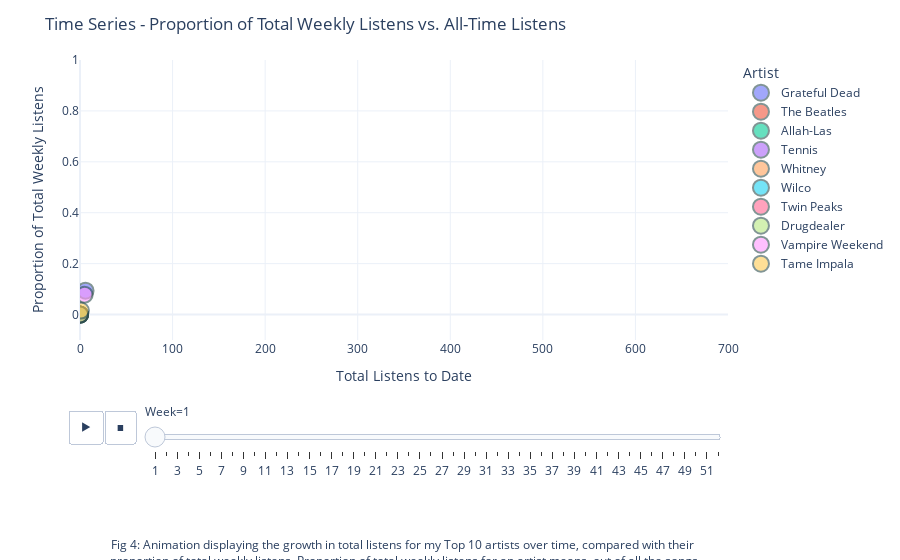

The code cell stored with this chart in its notebook:
### Code cell
caption = "Fig 4: Animation displaying the growth in total listens for my Top 10 artists over time, compared with their <br> proportion of total weekly listens. Proportion of total weekly listens for an artist means, out of all the songs <br> I listened to in a given week, what proportion of the songs were by that artist."
fig = px.scatter(listening_history, x = "Total Listens", y = "Proportion", 
                 animation_frame = "Week", animation_group = "Artist", template = 'plotly_white', color = "Artist",
                range_x = [0, 700], range_y = [-0.1,1])
fig.update_layout(title_text='Time Series - Proportion of Total Weekly Listens vs. All-Time Listens',
                    xaxis=dict(title_text="Total Listens to Date"),
                    yaxis=dict(title_text="Proportion of Total Weekly Listens"),
                     margin_b=220, annotations = [get_caption(caption)])
fig.update_traces(marker=dict(size=16,
                              opacity = 0.6,
                              line=dict(width=2,
                                        color='DarkSlateGrey')))
fig.show()
py.plot(fig, filename = 'prop_sum_animate', auto_open=False)

### Figure 1 — Plotly figure (JSON) as saved in the notebook; plotly's stock layout.template omitted (floating-point values rounded to 4 significant figures)
{"data": [{"hoverlabel": {"namelength": 0}, "hovertemplate": "Artist=Grateful Dead<br>Week=1<br>Total Listens=%{x}<br>Proportion=%{y}", "ids": ["Grateful Dead"], "legendgroup": "Grateful Dead", "marker": {"color": "#636efa", "line": {"color": "DarkSlateGrey", "width": 2}, "opacity": 0.6, "size": 16, "symbol": "circle"}, "mode": "markers", "name": "Grateful Dead", "showlegend": true, "type": "scatter", "x": [6], "xaxis": "x", "y": [0.09375], "yaxis": "y"}, {"hoverlabel": {"namelength": 0}, "hovertemplate": "Artist=The Beatles<br>Week=1<br>Total Listens=%{x}<br>Proportion=%{y}", "ids": ["The Beatles"], "legendgroup": "The Beatles", "marker": {"color": "#EF553B", "line": {"color": "DarkSlateGrey", "width": 2}, "opacity": 0.6, "size": 16, "symbol": "circle"}, "mode": "markers", "name": "The Beatles", "showlegend": true, "type": "scatter", "x": [0], "xaxis": "x", "y": [0], "yaxis": "y"}, {"hoverlabel": {"namelength": 0}, "hovertemplate": "Artist=Allah-Las<br>Week=1<br>Total Listens=%{x}<br>Proportion=%{y}", "ids": ["Allah-Las"], "legendgroup": "Allah-Las", "marker": {"color": "#00cc96", "line": {"color": "DarkSlateGrey", "width": 2}, "opacity": 0.6, "size": 16, "symbol": "circle"}, "mode": "markers", "name": "Allah-Las", "showlegend": true, "type": "scatter", "x": [0], "xaxis": "x", "y": [0], "yaxis": "y"}, {"hoverlabel": {"namelength": 0}, "hovertemplate": "Artist=Tennis<br>Week=1<br>Total Listens=%{x}<br>Proportion=%{y}", "ids": ["Tennis"], "legendgroup": "Tennis", "marker": {"color": "#ab63fa", "line": {"color": "DarkSlateGrey", "width": 2}, "opacity": 0.6, "size": 16, "symbol": "circle"}, "mode": "markers", "name": "Tennis", "showlegend": true, "type": "scatter", "x": [0], "xaxis": "x", "y": [0], "yaxis": "y"}, {"hoverlabel": {"namelength": 0}, "hovertemplate": "Artist=Whitney<br>Week=1<br>Total Listens=%{x}<br>Proportion=%{y}", "ids": ["Whitney"], "legendgroup": "Whitney", "marker": {"color": "#FFA15A", "line": {"color": "DarkSlateGrey", "width": 2}, "opacity": 0.6, "size": 16, "symbol": "circle"}, "mode": "markers", "name": "Whitney", "showlegend": true, "type": "scatter", "x": [0], "xaxis": "x", "y": [0], "yaxis": "y"}, {"hoverlabel": {"namelength": 0}, "hovertemplate": "Artist=Wilco<br>Week=1<br>Total Listens=%{x}<br>Proportion=%{y}", "ids": ["Wilco"], "legendgroup": "Wilco", "marker": {"color": "#19d3f3", "line": {"color": "DarkSlateGrey", "width": 2}, "opacity": 0.6, "size": 16, "symbol": "circle"}, "mode": "markers", "name": "Wilco", "showlegend": true, "type": "scatter", "x": [0], "xaxis": "x", "y": [0], "yaxis": "y"}, {"hoverlabel": {"namelength": 0}, "hovertemplate": "Artist=Twin Peaks<br>Week=1<br>Total Listens=%{x}<br>Proportion=%{y}", "ids": ["Twin Peaks"], "legendgroup": "Twin Peaks", "marker": {"color": "#FF6692", "line": {"color": "DarkSlateGrey", "width": 2}, "opacity": 0.6, "size": 16, "symbol": "circle"}, "mode": "markers", "name": "Twin Peaks", "showlegend": true, "type": "scatter", "x": [0], "xaxis": "x", "y": [0], "yaxis": "y"}, {"hoverlabel": {"namelength": 0}, "hovertemplate": "Artist=Drugdealer<br>Week=1<br>Total Listens=%{x}<br>Proportion=%{y}", "ids": ["Drugdealer"], "legendgroup": "Drugdealer", "marker": {"color": "#B6E880", "line": {"color": "DarkSlateGrey", "width": 2}, "opacity": 0.6, "size": 16, "symbol": "circle"}, "mode": "markers", "name": "Drugdealer", "showlegend": true, "type": "scatter", "x": [0], "xaxis": "x", "y": [0], "yaxis": "y"}, {"hoverlabel": {"namelength": 0}, "hovertemplate": "Artist=Vampire Weekend<br>Week=1<br>Total Listens=%{x}<br>Proportion=%{y}", "ids": ["Vampire Weekend"], "legendgroup": "Vampire Weekend", "marker": {"color": "#FF97FF", "line": {"color": "DarkSlateGrey", "width": 2}, "opacity": 0.6, "size": 16, "symbol": "circle"}, "mode": "markers", "name": "Vampire Weekend", "showlegend": true, "type": "scatter", "x": [5], "xaxis": "x", "y": [0.07812], "yaxis": "y"}, {"hoverlabel": {"namelength": 0}, "hovertemplate": "Artist=Tame Impala<br>Week=1<br>Total Listens=%{x}<br>Proportion=%{y}", "ids": ["Tame Impala"], "legendgroup": "Tame Impala", "marker": {"color": "#FECB52", "line": {"color": "DarkSlateGrey", "width": 2}, "opacity": 0.6, "size": 16, "symbol": "circle"}, "mode": "markers", "name": "Tame Impala", "showlegend": true, "type": "scatter", "x": [1], "xaxis": "x", "y": [0.01562], "yaxis": "y"}], "layout": {"annotations": [{"showarrow": false, "text": "Fig 4: Animation displaying the growth in total listens for my Top 10 artists over time, compared with their <br> proportion of total weekly listens. Proportion of total weekly listens for an artist means, out of all the songs <br> I listened to in a given week, what proportion of the songs were by that artist.", "x": 0.5, "xref": "paper", "y": -0.88, "yref": "paper"}], "legend": {"title": {"text": "Artist"}, "tracegroupgap": 0}, "margin": {"b": 220, "t": 60}, "sliders": [{"active": 0, "currentvalue": {"prefix": "Week="}, "len": 0.9, "pad": {"b": 10, "t": 60}, "steps": [{"args": [["1"], {"frame": {"duration": 0, "redraw": false}, "fromcurrent": true, "mode": "immediate", "transition": {"duration": 0, "easing": "linear"}}], "label": "1", "method": "animate"}, {"args": [["2"], {"frame": {"duration": 0, "redraw": false}, "fromcurrent": true, "mode": "immediate", "transition": {"duration": 0, "easing": "linear"}}], "label": "2", "method": "animate"}, {"args": [["3"], {"frame": {"duration": 0, "redraw": false}, "fromcurrent": true, "mode": "immediate", "transition": {"duration": 0, "easing": "linear"}}], "label": "3", "method": "animate"}, {"args": [["4"], {"frame": {"duration": 0, "redraw": false}, "fromcurrent": true, "mode": "immediate", "transition": {"duration": 0, "easing": "linear"}}], "label": "4", "method": "animate"}, {"args": [["5"], {"frame": {"duration": 0, "redraw": false}, "fromcurrent": true, "mode": "immediate", "transition": {"duration": 0, "easing": "linear"}}], "label": "5", "method": "animate"}, {"args": [["6"], {"frame": {"duration": 0, "redraw": false}, "fromcurrent": true, "mode": "immediate", "transition": {"duration": 0, "easing": "linear"}}], "label": "6", "method": "animate"}, {"args": [["7"], {"frame": {"duration": 0, "redraw": false}, "fromcurrent": true, "mode": "immediate", "transition": {"duration": 0, "easing": "linear"}}], "label": "7", "method": "animate"}, {"args": [["8"], {"frame": {"duration": 0, "redraw": false}, "fromcurrent": true, "mode": "immediate", "transition": {"duration": 0, "easing": "linear"}}], "label": "8", "method": "animate"}, {"args": [["9"], {"frame": {"duration": 0, "redraw": false}, "fromcurrent": true, "mode": "immediate", "transition": {"duration": 0, "easing": "linear"}}], "label": "9", "method": "animate"}, {"args": [["10"], {"frame": {"duration": 0, "redraw": false}, "fromcurrent": true, "mode": "immediate", "transition": {"duration": 0, "easing": "linear"}}], "label": "10", "method": "animate"}, {"args": [["11"], {"frame": {"duration": 0, "redraw": false}, "fromcurrent": true, "mode": "immediate", "transition": {"duration": 0, "easing": "linear"}}], "label": "11", "method": "animate"}, {"args": [["12"], {"frame": {"duration": 0, "redraw": false}, "fromcurrent": true, "mode": "immediate", "transition": {"duration": 0, "easing": "linear"}}], "label": "12", "method": "animate"}, {"args": [["13"], {"frame": {"duration": 0, "redraw": false}, "fromcurrent": true, "mode": "immediate", "transition": {"duration": 0, "easing": "linear"}}], "label": "13", "method": "animate"}, {"args": [["14"], {"frame": {"duration": 0, "redraw": false}, "fromcurrent": true, "mode": "immediate", "transition": {"duration": 0, "easing": "linear"}}], "label": "14", "method": "animate"}, {"args": [["15"], {"frame": {"duration": 0, "redraw": false}, "fromcurrent": true, "mode": "immediate", "transition": {"duration": 0, "easing": "linear"}}], "label": "15", "method": "animate"}, {"args": [["16"], {"frame": {"duration": 0, "redraw": false}, "fromcurrent": true, "mode": "immediate", "transition": {"duration": 0, "easing": "linear"}}], "label": "16", "method": "animate"}, {"args": [["17"], {"frame": {"duration": 0, "redraw": false}, "fromcurrent": true, "mode": "immediate", "transition": {"duration": 0, "easing": "linear"}}], "label": "17", "method": "animate"}, {"args": [["18"], {"frame": {"duration": 0, "redraw": false}, "fromcurrent": true, "mode": "immediate", "transition": {"duration": 0, "easing": "linear"}}], "label": "18", "method": "animate"}, {"args": [["19"], {"frame": {"duration": 0, "redraw": false}, "fromcurrent": true, "mode": "immediate", "transition": {"duration": 0, "easing": "linear"}}], "label": "19", "method": "animate"}, {"args": [["20"], {"frame": {"duration": 0, "redraw": false}, "fromcurrent": true, "mode": "immediate", "transition": {"duration": 0, "easing": "linear"}}], "label": "20", "method": "animate"}, {"args": [["21"], {"frame": {"duration": 0, "redraw": false}, "fromcurrent": true, "mode": "immediate", "transition": {"duration": 0, "easing": "linear"}}], "label": "21", "method": "animate"}, {"args": [["22"], {"frame": {"duration": 0, "redraw": false}, "fromcurrent": true, "mode": "immediate", "transition": {"duration": 0, "easing": "linear"}}], "label": "22", "method": "animate"}, {"args": [["23"], {"frame": {"duration": 0, "redraw": false}, "fromcurrent": true, "mode": "immediate", "transition": {"duration": 0, "easing": "linear"}}], "label": "23", "method": "animate"}, {"args": [["24"], {"frame": {"duration": 0, "redraw": false}, "fromcurrent": true, "mode": "immediate", "transition": {"duration": 0, "easing": "linear"}}], "label": "24", "method": "animate"}, {"args": [["25"], {"frame": {"duration": 0, "redraw": false}, "fromcurrent": true, "mode": "immediate", "transition": {"duration": 0, "easing": "linear"}}], "label": "25", "method": "animate"}, {"args": [["26"], {"frame": {"duration": 0, "redraw": false}, "fromcurrent": true, "mode": "immediate", "transition": {"duration": 0, "easing": "linear"}}], "label": "26", "method": "animate"}, {"args": [["27"], {"frame": {"duration": 0, "redraw": false}, "fromcurrent": true, "mode": "immediate", "transition": {"duration": 0, "easing": "linear"}}], "label": "27", "method": "animate"}, {"args": [["28"], {"frame": {"duration": 0, "redraw": false}, "fromcurrent": true, "mode": "immediate", "transition": {"duration": 0, "easing": "linear"}}], "label": "28", "method": "animate"}, {"args": [["29"], {"frame": {"duration": 0, "redraw": false}, "fromcurrent": true, "mode": "immediate", "transition": {"duration": 0, "easing": "linear"}}], "label": "29", "method": "animate"}, {"args": [["30"], {"frame": {"duration": 0, "redraw": false}, "fromcurrent": true, "mode": "immediate", "transition": {"duration": 0, "easing": "linear"}}], "label": "30", "method": "animate"}, {"args": [["31"], {"frame": {"duration": 0, "redraw": false}, "fromcurrent": true, "mode": "immediate", "transition": {"duration": 0, "easing": "linear"}}], "label": "31", "method": "animate"}, {"args": [["32"], {"frame": {"duration": 0, "redraw": false}, "fromcurrent": true, "mode": "immediate", "transition": {"duration": 0, "easing": "linear"}}], "label": "32", "method": "animate"}, {"args": [["33"], {"frame": {"duration": 0, "redraw": false}, "fromcurrent": true, "mode": "immediate", "transition": {"duration": 0, "easing": "linear"}}], "label": "33", "method": "animate"}, {"args": [["34"], {"frame": {"duration": 0, "redraw": false}, "fromcurrent": true, "mode": "immediate", "transition": {"duration": 0, "easing": "linear"}}], "label": "34", "method": "animate"}, {"args": [["35"], {"frame": {"duration": 0, "redraw": false}, "fromcurrent": true, "mode": "immediate", "transition": {"duration": 0, "easing": "linear"}}], "label": "35", "method": "animate"}, {"args": [["36"], {"frame": {"duration": 0, "redraw": false}, "fromcurrent": true, "mode": "immediate", "transition": {"duration": 0, "easing": "linear"}}], "label": "36", "method": "animate"}, {"args": [["37"], {"frame": {"duration": 0, "redraw": false}, "fromcurrent": true, "mode": "immediate", "transition": {"duration": 0, "easing": "linear"}}], "label": "37", "method": "animate"}, {"args": [["38"], {"frame": {"duration": 0, "redraw": false}, "fromcurrent": true, "mode": "immediate", "transition": {"duration": 0, "easing": "linear"}}], "label": "38", "method": "animate"}, {"args": [["39"], {"frame": {"duration": 0, "redraw": false}, "fromcurrent": true, "mode": "immediate", "transition": {"duration": 0, "easing": "linear"}}], "label": "39", "method": "animate"}, {"args": [["40"], {"frame": {"duration": 0, "redraw": false}, "fromcurrent": true, "mode": "immediate", "transition": {"duration": 0, "easing": "linear"}}], "label": "40", "method": "animate"}, {"args": [["41"], {"frame": {"duration": 0, "redraw": false}, "fromcurrent": true, "mode": "immediate", "transition": {"duration": 0, "easing": "linear"}}], "label": "41", "method": "animate"}, {"args": [["42"], {"frame": {"duration": 0, "redraw": false}, "fromcurrent": true, "mode": "immediate", "transition": {"duration": 0, "easing": "linear"}}], "label": "42", "method": "animate"}, {"args": [["43"], {"frame": {"duration": 0, "redraw": false}, "fromcurrent": true, "mode": "immediate", "transition": {"duration": 0, "easing": "linear"}}], "label": "43", "method": "animate"}, {"args": [["44"], {"frame": {"duration": 0, "redraw": false}, "fromcurrent": true, "mode": "immediate", "transition": {"duration": 0, "easing": "linear"}}], "label": "44", "method": "animate"}, {"args": [["45"], {"frame": {"duration": 0, "redraw": false}, "fromcurrent": true, "mode": "immediate", "transition": {"duration": 0, "easing": "linear"}}], "label": "45", "method": "animate"}, {"args": [["46"], {"frame": {"duration": 0, "redraw": false}, "fromcurrent": true, "mode": "immediate", "transition": {"duration": 0, "easing": "linear"}}], "label": "46", "method": "animate"}, {"args": [["47"], {"frame": {"duration": 0, "redraw": false}, "fromcurrent": true, "mode": "immediate", "transition": {"duration": 0, "easing": "linear"}}], "label": "47", "method": "animate"}, {"args": [["48"], {"frame": {"duration": 0, "redraw": false}, "fromcurrent": true, "mode": "immediate", "transition": {"duration": 0, "easing": "linear"}}], "label": "48", "method": "animate"}, {"args": [["49"], {"frame": {"duration": 0, "redraw": false}, "fromcurrent": true, "mode": "immediate", "transition": {"duration": 0, "easing": "linear"}}], "label": "49", "method": "animate"}, {"args": [["50"], {"frame": {"duration": 0, "redraw": false}, "fromcurrent": true, "mode": "immediate", "transition": {"duration": 0, "easing": "linear"}}], "label": "50", "method": "animate"}, {"args": [["51"], {"frame": {"duration": 0, "redraw": false}, "fromcurrent": true, "mode": "immediate", "transition": {"duration": 0, "easing": "linear"}}], "label": "51", "method": "animate"}, {"args": [["52"], {"frame": {"duration": 0, "redraw": false}, "fromcurrent": true, "mode": "immediate", "transition": {"duration": 0, "easing": "linear"}}], "label": "52", "method": "animate"}], "x": 0.1, "xanchor": "left", "y": 0, "yanchor": "top"}], "title": {"text": "Time Series - Proportion of Total Weekly Listens vs. All-Time Listens"}, "updatemenus": [{"buttons": [{"args": [null, {"frame": {"duration": 500, "redraw": false}, "fromcurrent": true, "mode": "immediate", "transition": {"duration": 500, "easing": "linear"}}], "label": "&#9654;", "method": "animate"}, {"args": [[null], {"frame": {"duration": 0, "redraw": false}, "fromcurrent": true, "mode": "immediate", "transition": {"duration": 0, "easing": "linear"}}], "label": "&#9724;", "method": "animate"}], "direction": "left", "pad": {"r": 10, "t": 70}, "showactive": false, "type": "buttons", "x": 0.1, "xanchor": "right", "y": 0, "yanchor": "top"}], "xaxis": {"anchor": "y", "domain": [0, 1], "range": [0, 700], "title": {"text": "Total Listens to Date"}}, "yaxis": {"anchor": "x", "domain": [0, 1], "range": [-0.1, 1], "title": {"text": "Proportion of Total Weekly Listens"}}}}
